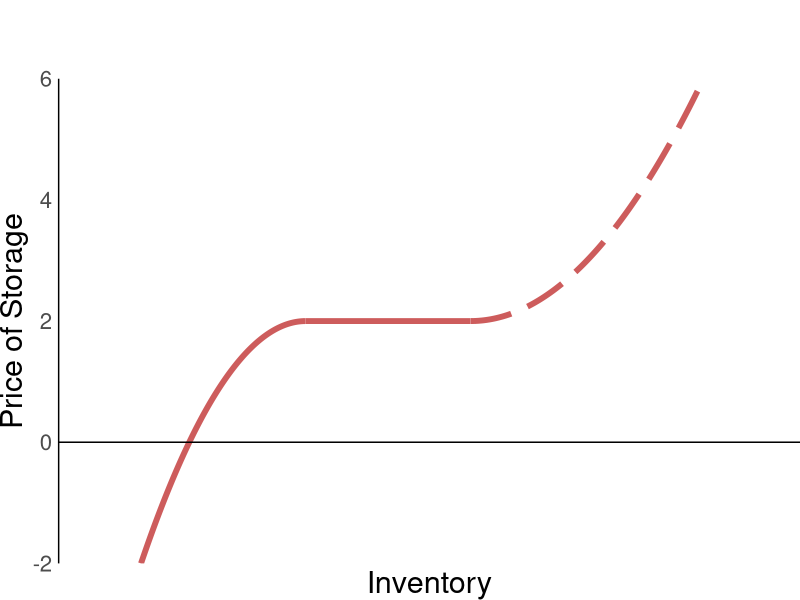

Write the R code that produced this figure.
## ---- chunk 1
knitr::opts_chunk$set(echo = FALSE, fig.width = 11, fig.height = 7)
## ---- chunk 2
library(ggplot2)
library(cowplot)
library(data.table)
## ---- chunk 3

x <- seq(-2,7,0.001)

y1 <- -1*ifelse(x<2,x,NA)^2+4*ifelse(x<2,x,NA)-2
y2 <- ifelse((x>=2 & x<=4),2,NA)
y3 <- .5*ifelse(x>4,x,NA)^2-4*ifelse(x>4,x,NA)+10

dt <- data.table(x,y1,y2,y3)

ggplot(dt)+
  geom_line(aes(x=x,y=y1),linewidth=2,color="indianred",na.rm=T)+
  geom_line(aes(x=x,y=y2),linewidth=2,color="indianred",na.rm=T)+
  geom_line(aes(x=x,y=y3),linewidth=2,color="indianred",linetype=5,na.rm=T)+
  geom_hline(yintercept = 0)+
  labs(x="Inventory",y="Price of Storage")+
  scale_x_continuous(expand=c(0,0),limits=c(-1,8))+
  scale_y_continuous(expand=c(0,0),limits=c(-2,6))+
  theme_classic()+
  theme(axis.title = element_text(size=22), axis.text.x = element_blank(), axis.text.y = element_text(size=16),axis.ticks = element_blank(),plot.margin = margin(2,0,0,0,"cm"), axis.line.x= element_blank())
